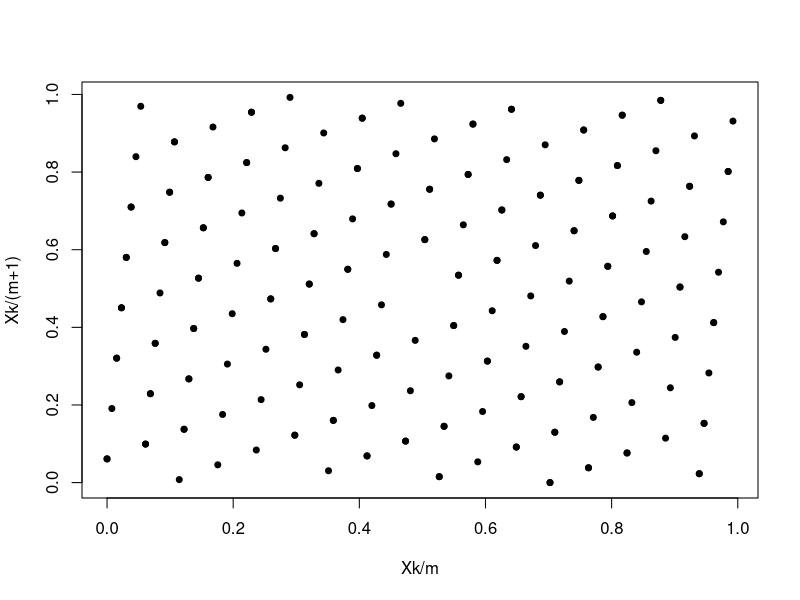
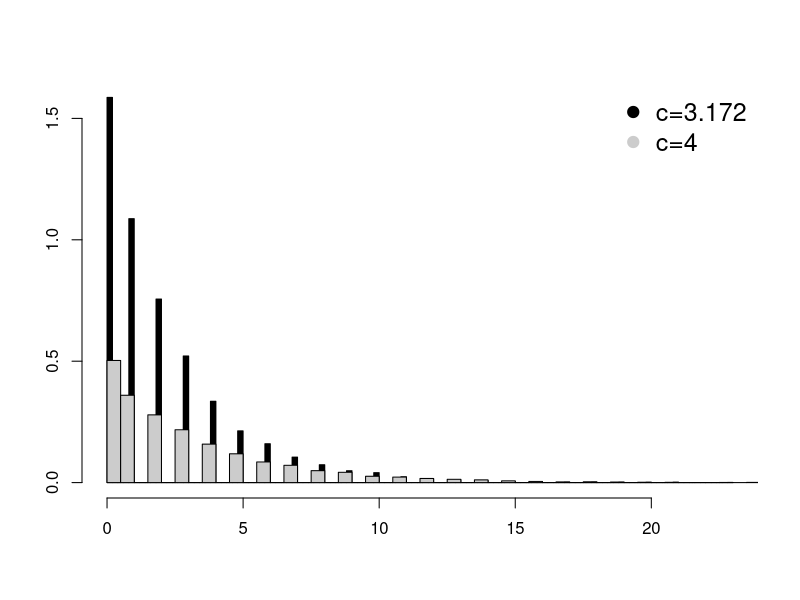
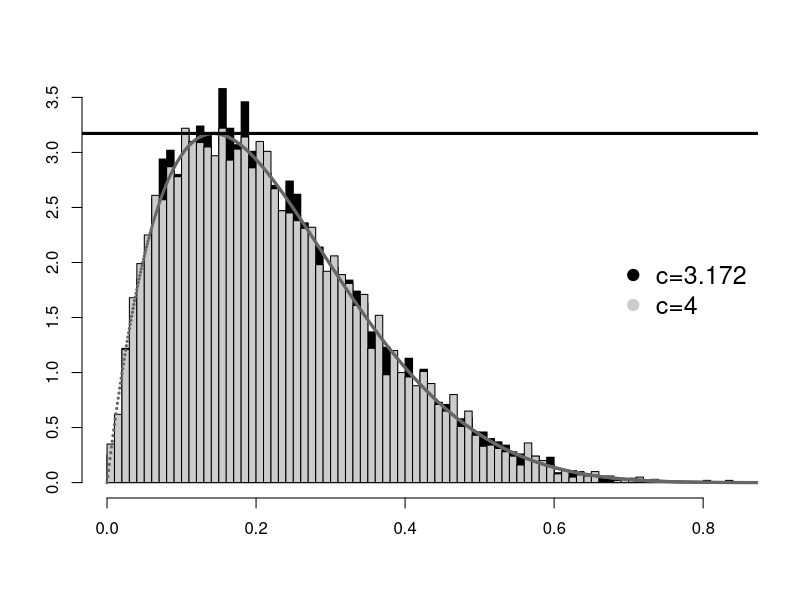

Reproduce these figures in R, in order.
fthreebits<-function(k,s,L,N){
    X0<-4*s+1;a<-8*k+5;m<-2^L;X<-X0
    for (i in 1:N){
	print(c(X,rev(intToBits(X)[1:5])))
	X<-(a*X)%%m ##c=0
    }
}
fthreebits(2,3,8,10)

fCongGenGrid<-function(a,m,c,X0,N){
    X<-X0
    vU<-rep(X0,N)
    for (i in 1:N){vU[i]<-X;X<-(a*X+c)%%m}
    vU<-vU/m
    plot(vU[1:(N-1)],vU[2:N],pch=19,cex=0.8,main="",xlab="Xk/m",ylab="Xk/(m+1)")
}
fCongGenGrid(a=17,m=131,c=8,X0=4,N=200)

fgenbeta<-function(c){
    x<-NA
    num.reject<-0
    while (is.na(x)){
	y<-runif(1)
	u<-runif(1)
	if (u<=dbeta(y,2,7)/c){x<-y}
	else{num.reject<-num.reject+1}
    }
    c(x,num.reject)
}

y<-dbeta(seq(0,2,0.001),2,7)
c<-max(y)

mbetas1<-sapply(rep(c,10000),fgenbeta)
mbetas2<-sapply(rep(4,10000),fgenbeta)

hist(mbetas1[2,],col="black",breaks=100,xlab="",ylab="",freq=FALSE,main="");hist(mbetas2[2,],col=gray(0.8),breaks=100,xlab="",ylab="",freq=FALSE,main="",add=TRUE);legend("topright",pch=19,cex=1.5,legend=c("c=3.172","c=4"),col=c("black",gray(0.8)),bty="n");
hist(mbetas1[1,],col="black",breaks=100,xlab="",ylab="",freq=FALSE,main="",ylim=c(0,3.5));hist(mbetas2[1,],col=gray(0.8),breaks=100,xlab="",ylab="",freq=FALSE,main="",add=TRUE);points(seq(0,2,0.001),y,pch=19,cex=0.3,col=gray(0.4));abline(h=3.172554,lwd=3);legend("right",pch=19,cex=1.5,legend=c("c=3.172","c=4"),col=c("black",gray(0.8)),bty="n");
